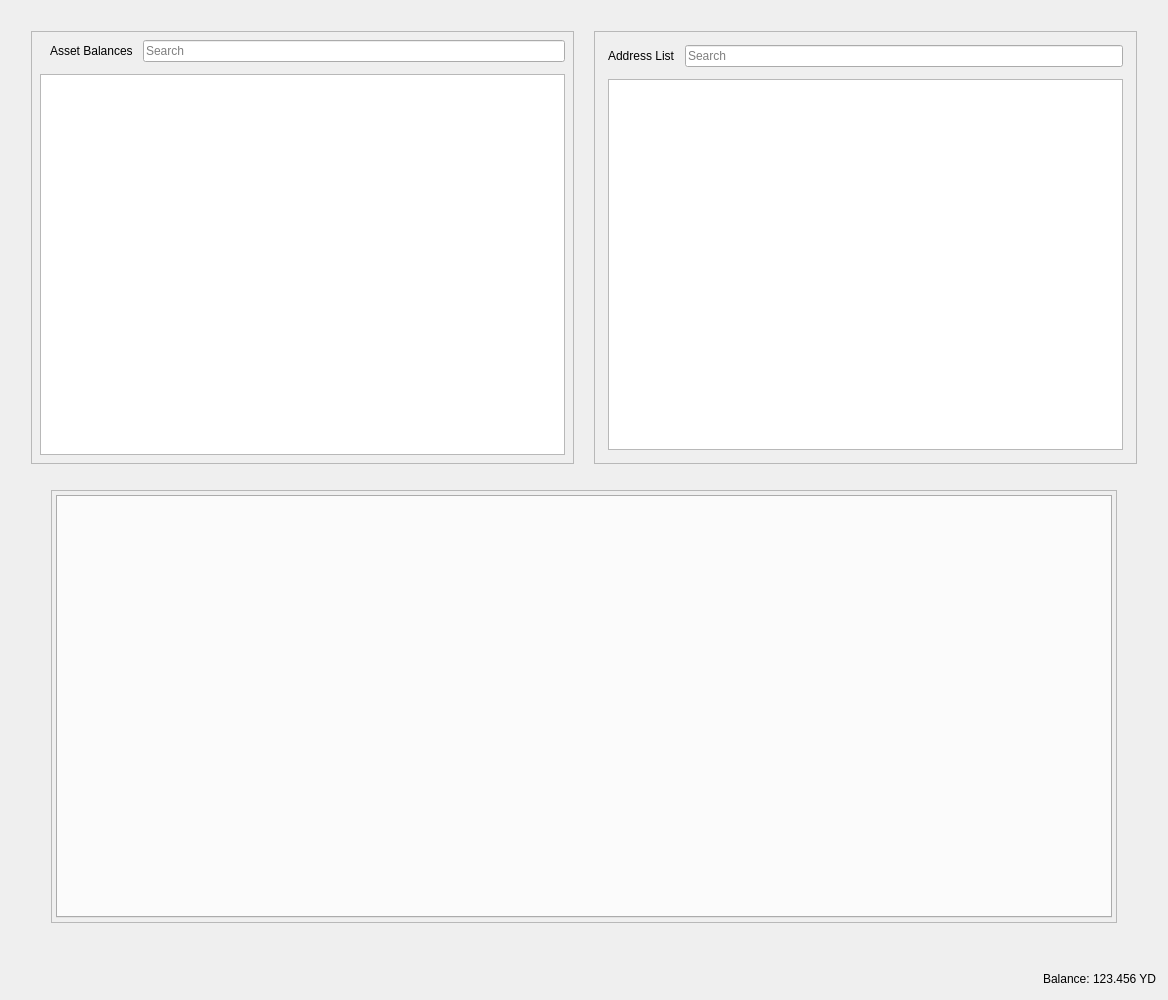
<?xml version="1.0" encoding="UTF-8"?>
<ui version="4.0">
 <class>RestrictedAssetsDialog</class>
 <widget class="QDialog" name="RestrictedAssetsDialog">
  <property name="geometry">
   <rect>
    <x>0</x>
    <y>0</y>
    <width>1168</width>
    <height>1000</height>
   </rect>
  </property>
  <property name="windowTitle">
   <string>Send Coins</string>
  </property>
  <layout class="QVBoxLayout" name="verticalLayout">
   <item>
    <layout class="QHBoxLayout" name="horizontalLayout">
     <property name="spacing">
      <number>20</number>
     </property>
     <property name="leftMargin">
      <number>20</number>
     </property>
     <property name="topMargin">
      <number>20</number>
     </property>
     <property name="rightMargin">
      <number>20</number>
     </property>
     <property name="bottomMargin">
      <number>20</number>
     </property>
     <item>
      <widget class="QFrame" name="frameAssetBalance">
       <property name="frameShape">
        <enum>QFrame::StyledPanel</enum>
       </property>
       <property name="frameShadow">
        <enum>QFrame::Raised</enum>
       </property>
       <layout class="QVBoxLayout" name="verticalLayout_7">
        <property name="spacing">
         <number>12</number>
        </property>
        <property name="leftMargin">
         <number>4</number>
        </property>
        <property name="topMargin">
         <number>4</number>
        </property>
        <property name="rightMargin">
         <number>4</number>
        </property>
        <property name="bottomMargin">
         <number>4</number>
        </property>
        <item>
         <layout class="QVBoxLayout" name="verticalLayout_4">
          <property name="spacing">
           <number>12</number>
          </property>
          <property name="leftMargin">
           <number>4</number>
          </property>
          <property name="topMargin">
           <number>4</number>
          </property>
          <property name="rightMargin">
           <number>4</number>
          </property>
          <property name="bottomMargin">
           <number>4</number>
          </property>
          <item>
           <layout class="QHBoxLayout" name="horizontalLayout_8">
            <property name="spacing">
             <number>10</number>
            </property>
            <property name="leftMargin">
             <number>10</number>
            </property>
            <item>
             <widget class="QLabel" name="labelAssetBalance">
              <property name="text">
               <string>Asset Balances</string>
              </property>
             </widget>
            </item>
            <item>
             <widget class="QLineEdit" name="lineEditAssetSearch">
              <property name="placeholderText">
               <string>Search</string>
              </property>
             </widget>
            </item>
           </layout>
          </item>
          <item>
           <widget class="QTableView" name="listAssets"/>
          </item>
         </layout>
        </item>
       </layout>
      </widget>
     </item>
     <item>
      <widget class="QFrame" name="frameAddressList">
       <property name="frameShape">
        <enum>QFrame::StyledPanel</enum>
       </property>
       <property name="frameShadow">
        <enum>QFrame::Raised</enum>
       </property>
       <layout class="QVBoxLayout" name="verticalLayout_10">
        <property name="spacing">
         <number>12</number>
        </property>
        <item>
         <layout class="QVBoxLayout" name="verticalLayout_9">
          <property name="spacing">
           <number>12</number>
          </property>
          <property name="leftMargin">
           <number>4</number>
          </property>
          <property name="topMargin">
           <number>4</number>
          </property>
          <property name="rightMargin">
           <number>4</number>
          </property>
          <property name="bottomMargin">
           <number>4</number>
          </property>
          <item>
           <layout class="QHBoxLayout" name="horizontalLayout_9">
            <property name="spacing">
             <number>10</number>
            </property>
            <property name="leftMargin">
             <number>0</number>
            </property>
            <property name="topMargin">
             <number>0</number>
            </property>
            <property name="rightMargin">
             <number>0</number>
            </property>
            <property name="bottomMargin">
             <number>0</number>
            </property>
            <item>
             <widget class="QLabel" name="labelAddressList">
              <property name="text">
               <string>Address List</string>
              </property>
             </widget>
            </item>
            <item>
             <widget class="QLineEdit" name="lineEditAddressSearch">
              <property name="placeholderText">
               <string>Search</string>
              </property>
             </widget>
            </item>
           </layout>
          </item>
          <item>
           <widget class="QTableView" name="myAddressList"/>
          </item>
         </layout>
        </item>
       </layout>
      </widget>
     </item>
    </layout>
   </item>
   <item>
    <layout class="QHBoxLayout" name="horizontalLayout_4">
     <property name="spacing">
      <number>34</number>
     </property>
     <property name="leftMargin">
      <number>40</number>
     </property>
     <property name="topMargin">
      <number>0</number>
     </property>
     <property name="rightMargin">
      <number>40</number>
     </property>
     <property name="bottomMargin">
      <number>40</number>
     </property>
     <item>
      <widget class="QFrame" name="tabFrame">
       <property name="frameShape">
        <enum>QFrame::StyledPanel</enum>
       </property>
       <property name="frameShadow">
        <enum>QFrame::Raised</enum>
       </property>
       <layout class="QVBoxLayout" name="verticalLayout_8">
        <property name="spacing">
         <number>12</number>
        </property>
        <property name="leftMargin">
         <number>4</number>
        </property>
        <property name="topMargin">
         <number>4</number>
        </property>
        <property name="rightMargin">
         <number>4</number>
        </property>
        <property name="bottomMargin">
         <number>4</number>
        </property>
        <item>
         <widget class="QTabWidget" name="tabWidget">
          <property name="tabPosition">
           <enum>QTabWidget::North</enum>
          </property>
          <property name="tabShape">
           <enum>QTabWidget::Rounded</enum>
          </property>
          <property name="currentIndex">
           <number>-1</number>
          </property>
          <property name="elideMode">
           <enum>Qt::ElideNone</enum>
          </property>
         </widget>
        </item>
       </layout>
      </widget>
     </item>
    </layout>
   </item>
   <item>
    <layout class="QHBoxLayout" name="horizontalLayout_2">
     <property name="spacing">
      <number>3</number>
     </property>
     <item>
      <spacer name="horizontalSpacer">
       <property name="orientation">
        <enum>Qt::Horizontal</enum>
       </property>
       <property name="sizeHint" stdset="0">
        <size>
         <width>40</width>
         <height>20</height>
        </size>
       </property>
      </spacer>
     </item>
     <item alignment="Qt::AlignRight">
      <widget class="QLabel" name="label">
       <property name="sizePolicy">
        <sizepolicy hsizetype="Preferred" vsizetype="Fixed">
         <horstretch>0</horstretch>
         <verstretch>0</verstretch>
        </sizepolicy>
       </property>
       <property name="text">
        <string>Balance:</string>
       </property>
      </widget>
     </item>
     <item alignment="Qt::AlignRight">
      <widget class="QLabel" name="labelBalance">
       <property name="sizePolicy">
        <sizepolicy hsizetype="Preferred" vsizetype="Fixed">
         <horstretch>0</horstretch>
         <verstretch>0</verstretch>
        </sizepolicy>
       </property>
       <property name="cursor">
        <cursorShape>IBeamCursor</cursorShape>
       </property>
       <property name="text">
        <string notr="true">123.456 YD</string>
       </property>
       <property name="textInteractionFlags">
        <set>Qt::LinksAccessibleByMouse|Qt::TextSelectableByKeyboard|Qt::TextSelectableByMouse</set>
       </property>
      </widget>
     </item>
    </layout>
   </item>
  </layout>
 </widget>
 <resources>
  <include location="../yellowduckiecoin.qrc"/>
 </resources>
 <connections/>
</ui>
